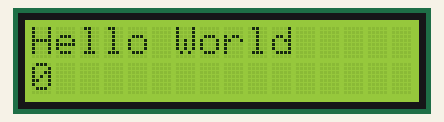
Simulated run of this sketch. Board: Arduino Uno, built with avr-gcc and run on an emulated ATmega328P. Shown: 16×2 character LCD. What the sketch prints to the serial monitor is not drawn.

Above: at 0.1 s.
At 4.1 s:
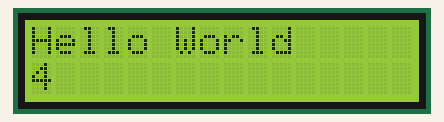
At 9.1 s:
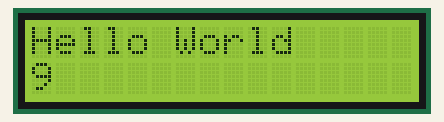
At 19.1 s:
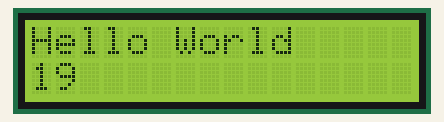
At 29.1 s:
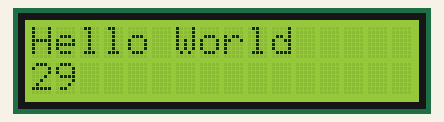
At 39.1 s:
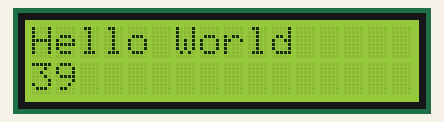

Measured:
- what the display in image 1 shows lasts 1.0 s, from 4.0 s to 5.0 s

The sketch:

LCD_experiments.ino
```cpp
#include <LiquidCrystal.h>

// Initialize the library by associating any needed LCD interface pin
// with the arduino pin number it is connected to
const int rc = 12, en = 11, d4 = 5, d5 =4, d6 = 3, d7 = 2;
LiquidCrystal lcd(rc, en, d4, d5, d6, d7);
void setup() {
  // put your setup code here, to run once:
  Serial.begin(9600);
  Serial.println("Initializing ...");
  lcd.begin(16, 2);
  // Print a message to the LCD;
  lcd.print("Hello World");
}

void loop() {
  // put your main code here, to run repeatedly:
  // Set the cursor to column 0, line 1
  // (Note: line1 is the second row, since counting begins with 0):
  lcd.setCursor(0,1);
  // Print the number of seconds since reset:
  lcd.print(millis() / 1000);
}
```
